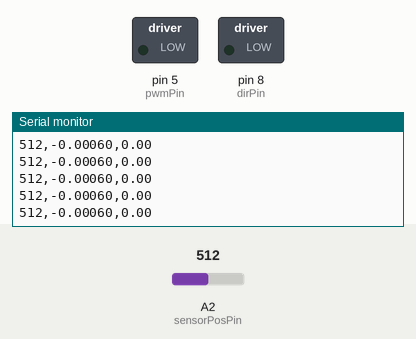
The sketch below on a simulated Arduino Uno, built with avr-gcc and run on an emulated ATmega328P. Shown: switched loads named in the sketch (green lamp = pin HIGH), the last lines printed to the serial monitor. The inputs (shaded band) are chosen by the test bench; at power-on: A2 (sensorPosPin) = 512.

Above: at 1.2 s.
1.3 s: A2 (sensorPosPin) set to 984
At 1.8 s:
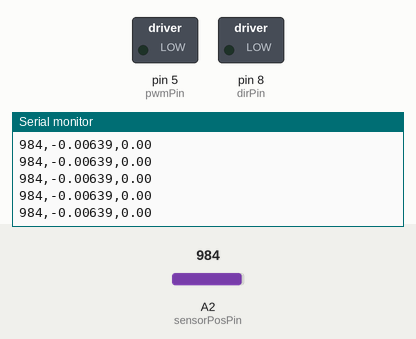
4.3 s: A2 (sensorPosPin) set to 1010
At 5.3 s:
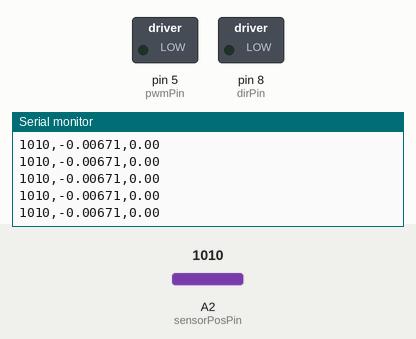
Timing chart, 0 to 7.3 s (numbered marks = the images above; inputs shaded):
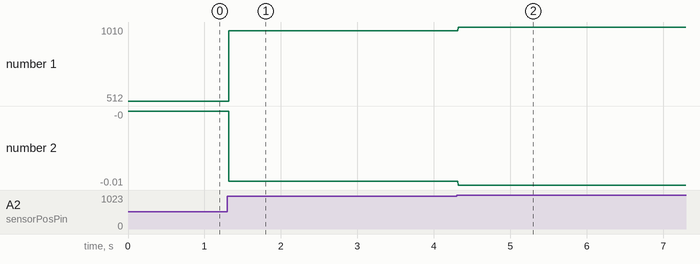

The sketch:

sketch_dec05a.ino
```cpp
//--------------------------------------------------------------------------
// Tania Morimoto and Allison Okamura, Stanford University
// 11.16.13
// Code to test basic Hapkit functionality (sensing and force output)
// Modified for 601105 @Hallym University
// test at 2019/11/12 at KAIST
//--------------------------------------------------------------------------
// Includes
#include <math.h>

// Pin declares
int pwmPin = 5; // PWM output pin for motor 1
int dirPin = 8; // direction output pin for motor 1
int sensorPosPin = A2; // input pin for MR sensor
int fsrPin = A3; // input pin for FSR sensor

// Position tracking variables
int updatedPos = 0;     // keeps track of the latest updated value of the MR sensor reading
int rawPos = 0;         // current raw reading from MR sensor
int lastRawPos = 0;     // last raw reading from MR sensor
int lastLastRawPos = 0; // last last raw reading from MR sensor
int flipNumber = 0;     // keeps track of the number of flips over the 180deg mark
int tempOffset = 0;
int rawDiff = 0;
int lastRawDiff = 0;
int rawOffset = 0;
int lastRawOffset = 0;
const int flipThresh = 700;  // threshold to determine whether or not a flip over the 180 degree mark occurred
boolean flipped = false;

// Kinematics variables
double xh = 0;           // position of the handle [m]
double lastXh = 0;     //last x position of the handle
double vh = 0;         //velocity of the handle
double lastVh = 0;     //last velocity of the handle
double lastLastVh = 0; //last last velocity of the handle

// Force output variables
double force = 0;           // force at the handle
double Tp = 0;              // torque of the motor pulley
double duty = 0;            // duty cylce (between 0 and 255)
unsigned int output = 0;    // output command to the motor

// --------------------------------------------------------------
// Setup function -- NO NEED TO EDIT
// --------------------------------------------------------------
void setup()
{
  // Set up serial communication
  Serial.begin(38400);

  // Set PWM frequency
  setPwmFrequency(pwmPin,1);

  // Input pins
  pinMode(sensorPosPin, INPUT); // set MR sensor pin to be an input
  pinMode(fsrPin, INPUT);       // set FSR sensor pin to be an input

  // Output pins
  pinMode(pwmPin, OUTPUT);  // PWM pin for motor A
  pinMode(dirPin, OUTPUT);  // dir pin for motor A

  // Initialize motor
  analogWrite(pwmPin, 0);     // set to not be spinning (0/255)
  digitalWrite(dirPin, LOW);  // set direction

  // Initialize position valiables
  lastLastRawPos = analogRead(sensorPosPin);
  lastRawPos = analogRead(sensorPosPin);
}

// --------------------------------------------------------------
// Main Loop
// --------------------------------------------------------------
void loop()
{

  //*************************************************************
  //*** Section 1. Compute position in counts (do not change) ***
  //*************************************************************

  // Get voltage output by MR sensor
  rawPos = analogRead(sensorPosPin);  //current raw position from MR sensor

  // Calculate differences between subsequent MR sensor readings
  rawDiff = rawPos - lastRawPos;          //difference btwn current raw position and last raw position
  lastRawDiff = rawPos - lastLastRawPos;  //difference btwn current raw position and last last raw position
  rawOffset = abs(rawDiff);
  lastRawOffset = abs(lastRawDiff);

  // Update position record-keeping vairables
  lastLastRawPos = lastRawPos;
  lastRawPos = rawPos;

  // Keep track of flips over 180 degrees
  if((lastRawOffset > flipThresh) && (!flipped)) { // enter this anytime the last offset is greater than the flip threshold AND it has not just flipped
    if(lastRawDiff > 0) {        // check to see which direction the drive wheel was turning
      flipNumber--;              // cw rotation
    } else {                     // if(rawDiff < 0)
      flipNumber++;              // ccw rotation
    }
    if(rawOffset > flipThresh) { // check to see if the data was good and the most current offset is above the threshold
      updatedPos = rawPos + flipNumber*rawOffset; // update the pos value to account for flips over 180deg using the most current offset
      tempOffset = rawOffset;
    } else {                     // in this case there was a blip in the data and we want to use lastactualOffset instead
      updatedPos = rawPos + flipNumber*lastRawOffset;  // update the pos value to account for any flips over 180deg using the LAST offset
      tempOffset = lastRawOffset;
    }
    flipped = true;            // set boolean so that the next time through the loop won't trigger a flip
  } else {                        // anytime no flip has occurred
    updatedPos = rawPos + flipNumber*tempOffset; // need to update pos based on what most recent offset is
    flipped = false;
  }

  //*************************************************************
  //*** Section 2. Compute position in meters *******************
  //*************************************************************

  // ADD YOUR CODE HERE
  // Define kinematic parameters you may need
     double rh = 0.065659;   //[m]
  // Step 2.1: print updatedPos via serial monitor
     //Serial.println(updatedPos);
  // Step 2.6:
     double ts = -.0107*updatedPos + 4.9513; // Compute the angle of the sector pulley (ts) in degrees based on updatedPos
  // Step 2.7:
     xh = rh*(ts*3.14159/180);       // Compute the position of the handle based on ts
  // Step 2.8: print xh via serial monitor
     //Serial.println(xh,5);
  // Lab 4 Step 2.3: compute handle velocity
     vh = -(.95*.95)*lastLastVh + 2*.95*lastVh + (1-.95)*(1-.95)*(xh-lastXh)/.0001;  // filtered velocity (2nd-order filter)
     lastXh = xh;
     lastLastVh = lastVh;
     lastVh = vh;

  //*************************************************************
  //*** Section 3. Assign a motor output force in Newtons *******
  //*************************************************************

  // ADD YOUR CODE HERE
  // Define kinematic parameters you may need
     double rp = 0.004191;   //[m]
     double rs = 0.073152;   //[m]
  // Step 3.1:
     //force = -0.5; // In lab 3, you will generate a force by simply assigning this to a constant number (in Newtons)
  // Lab 4 Step 1.4: render a VIRTUAL SPRING
     //double k_spring = 30; //[N/m]
     //force = -k_spring*xh;
  // Lab 4 Step 2.4: render a VIRTUAL DAMPER
     //double b_damper = 0.35;
     //force = -b_damper*vh;
  // Lab 4 Step 3.3: render a VIRTUAL TEXTURE using the damping approach (there is a more clever way to do this)
//     double w = .005;  //width of damping area
//     double b_damper = 0.5;
//     for(int i=0; i<9; i=i+2){
//       if((abs(xh)>i*w)&&(abs(xh)<(i+1)*w)){
//         force = -b_damper*vh;
//       } else if((abs(xh)>(i+1)*w)&&(abs(xh)<(i+2)*w)){
//         force = 0;
//       }
//     }
  // render a VIRTUAL WALL
     double x_wall = 0.01;// 10 cm
     double k_wall = 400;
     if(xh>x_wall) {
       force = -k_wall*(xh-x_wall);
     } else {
       force = 0;
     }
  // Step 3.2:
     Tp = rp/rs * rh * force;    // Compute the require motor pulley torque (Tp) to generate that force

  //*************************************************************
  //*** Section 5. Force output (do not change) *****************
  //*************************************************************

  // Determine correct direction for motor torque
  if(force < 0) {
    digitalWrite(dirPin, HIGH);
  } else {
    digitalWrite(dirPin, LOW);
  }

  // Compute the duty cycle required to generate Tp (torque at the motor pulley)
  duty = sqrt(abs(Tp)/0.03);

  // Make sure the duty cycle is between 0 and 100%
  if (duty > 1) {
    duty = 1;
  } else if (duty < 0) {
    duty = 0;
  }

  // Output
  Serial.print(rawPos);
  Serial.print(",");
  Serial.print(xh,5);
  Serial.print(",");
  Serial.println(duty);
  output = (int)(duty* 255);   // convert duty cycle to output signal
  analogWrite(pwmPin,output);  // output the signal

}

// --------------------------------------------------------------
// Function to set PWM Freq -- DO NOT EDIT
// --------------------------------------------------------------
void setPwmFrequency(int pin, int divisor) {
  byte mode;
  if(pin == 5 || pin == 6 || pin == 9 || pin == 10) {
    switch(divisor) {
      case 1: mode = 0x01; break;
      case 8: mode = 0x02; break;
      case 64: mode = 0x03; break;
      case 256: mode = 0x04; break;
      case 1024: mode = 0x05; break;
      default: return;
    }
    if(pin == 5 || pin == 6) {
      TCCR0B = TCCR0B & 0b11111000 | mode;
    } else {
      TCCR1B = TCCR1B & 0b11111000 | mode;
    }
  } else if(pin == 3 || pin == 11) {
    switch(divisor) {
      case 1: mode = 0x01; break;
      case 8: mode = 0x02; break;
      case 32: mode = 0x03; break;
      case 64: mode = 0x04; break;
      case 128: mode = 0x05; break;
      case 256: mode = 0x06; break;
      case 1024: mode = 0x7; break;
      default: return;
    }
    TCCR2B = TCCR2B & 0b11111000 | mode;
  }
}
```

Measured:
- after the input at 1.3 s, the serial monitor: prints a new line at once (image 1)
- after the input at 4.3 s, the serial monitor: prints a new line at once (image 2)
- plotted number 1: 512 → 984 after the input at 1.3 s, 984 → 1010 after the input at 4.3 s
- plotted number 2: -0 → -0.01 after the input at 1.3 s, -0.01 → -0.01 after the input at 4.3 s
